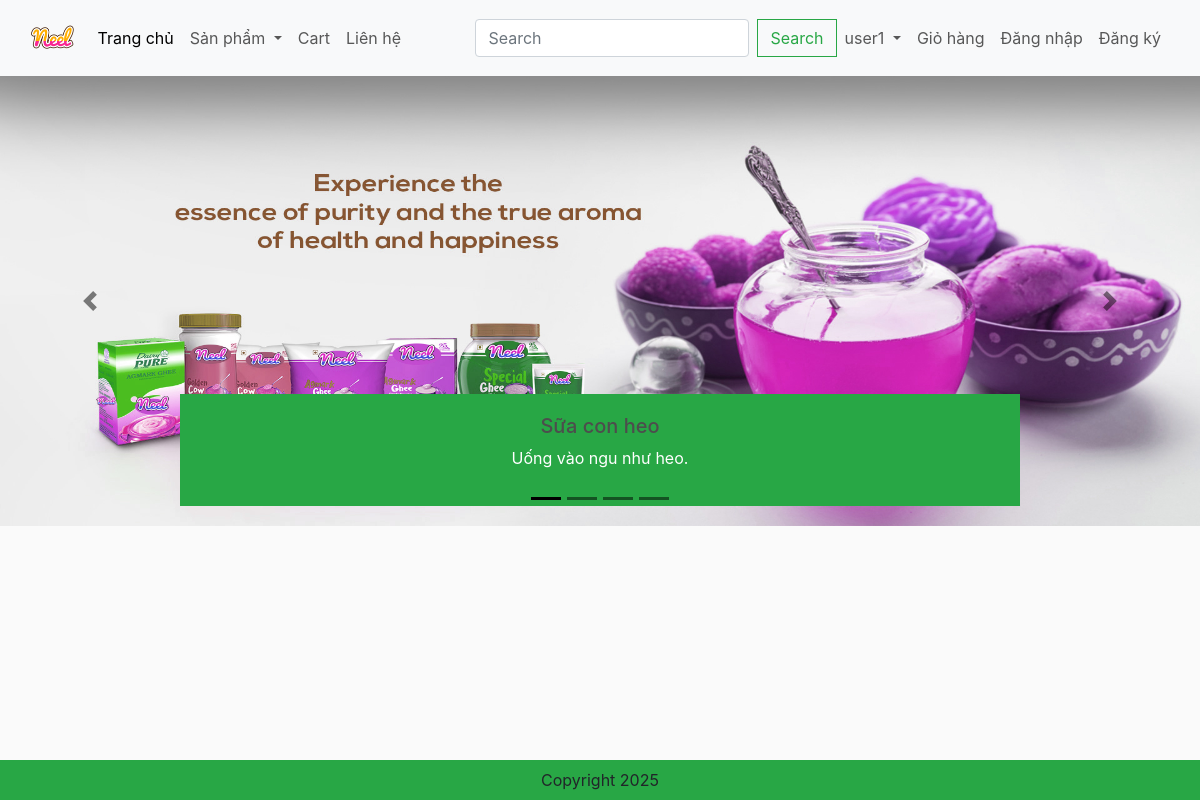
The app's page /, older data.
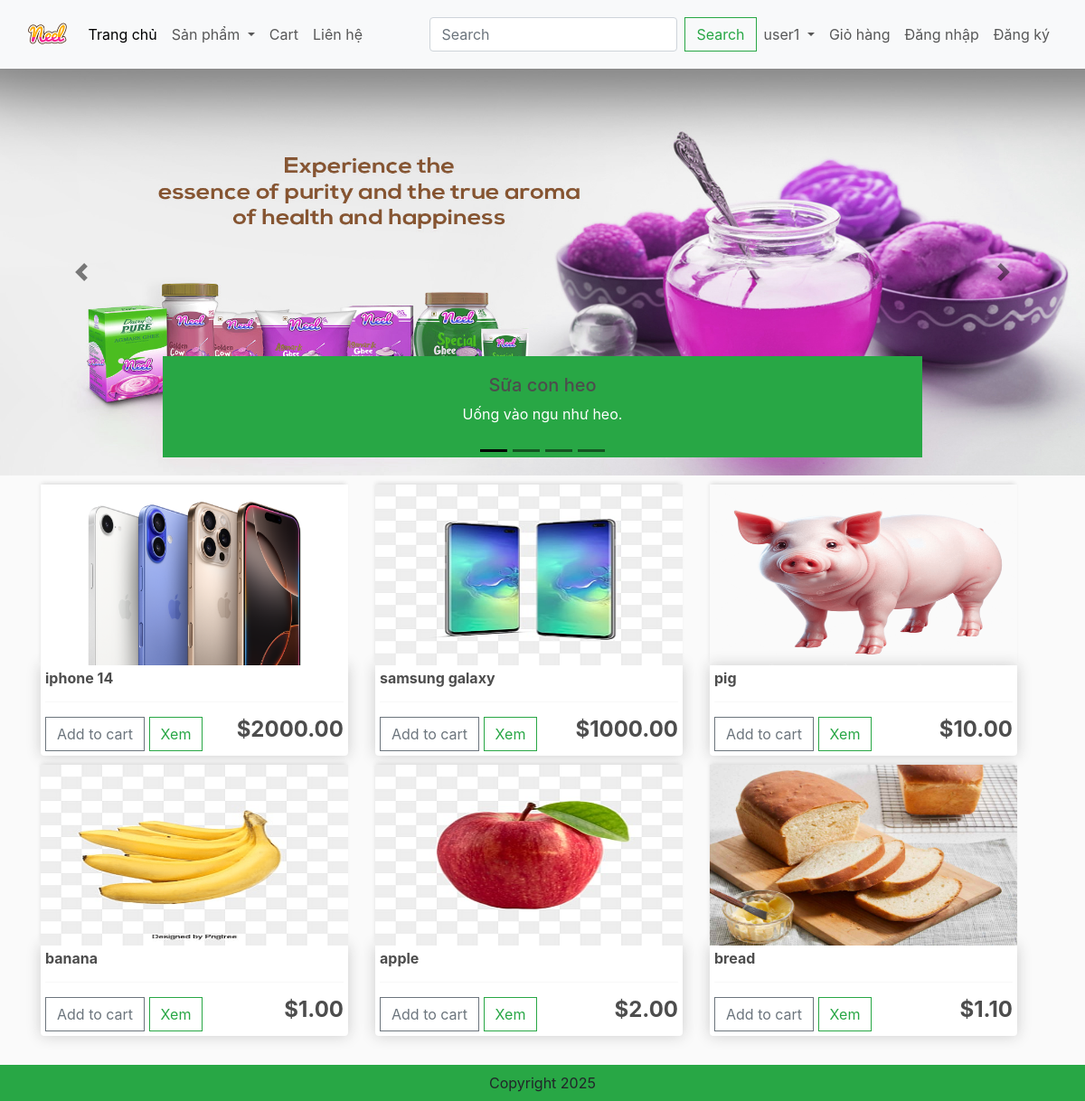
The same page, newer data.
### app/models.py (models this page shows, shortened)
class Product(models.Model):
    name = models.CharField(max_length=200,null=True)
    price = models.FloatField()
    digital = models.BooleanField(default=False,null=True,blank=False)
    image = models.ImageField(null=True,blank=True)
    @property
    def ImageURL(self):
        try:
            url = self.image.url
        except:
            url = ''
        return url

### app/views.py (the view)
# urls.py: path('', views.home, name="home"),
def home(request):
    products = Product.objects.all()
    context={'products': products}
    return render(request, 'app/home.html',context)

### app/templates/app/home.html (shortened to what this page needs)
{% extends "app/base.html" %}
{% load static %}
{% block banner_slider %}
    <div id="carouselExampleDark" class="carousel carousel-dark slide">
    <div class="carousel-indicators">
        <button type="button" data-bs-target="#carouselExampleDark" data-bs-slide-to="0" class="active" aria-current="true" aria-label="Slide 1"></button>
        <button type="button" data-bs-target="#carouselExampleDark" data-bs-slide-to="1" aria-label="Slide 2"></button>
        <button type="button" data-bs-target="#carouselExampleDark" data-bs-slide-to="2" aria-label="Slide 3"></button>
        <button type="button" data-bs-target="#carouselExampleDark" data-bs-slide-to="3" aria-label="Slide 4"></button>
    </div>
    <div class="carousel-inner">
        <div class="carousel-item active" data-bs-interval="10000">
        <img src="{% static 'app/images/banner/b1.jpg' %}" class="d-block w-100" alt="..." height='450'>
        <div class="carousel-caption d-none d-md-block bg-success text-white">
            <h5>Sữa con heo</h5>
            <p>Uống vào ngu như heo.</p>
        </div>
        </div>
    </div>
    <button class="carousel-control-prev" type="button" data-bs-target="#carouselExampleDark" data-bs-slide="prev">
        <span class="carousel-control-prev-icon" aria-hidden="true"></span>
    </button>
    <button class="carousel-control-next" type="button" data-bs-target="#carouselExampleDark" data-bs-slide="next">
        <span class="carousel-control-next-icon" aria-hidden="true"></span>
    </button>
    </div>
{% endblock banner_slider %}
{% block main-content %}
<div class="container">
    <div class="row" style="width:100%">
        {% for product in products %}
        <div class="col-lg-4 col-md-6 col-sm-12">
            <img class="thumbnail" src="{{product.ImageURL}}">
            <div class="box-element product">
                <h6><strong>{{product.name}}</strong></h6>
                <hr>
                <button data-product="{{ product.id }}" data-action="add" class="btn btn-outline-secondary add-btn update-cart">Add to cart</button>
                <a class="btn btn-outline-success" href="#">Xem</a>
                <h4 style="display: inline-block; float: right"><strong>${{product.price | floatformat:2}}</strong></h4>
            </div>
        </div>
        {% endfor %}
    </div>
</div>
<br /><br /><br />
{% endblock main-content %}

### app/templates/app/base.html (shortened to what this page needs)
{% load static %}
<!DOCTYPE html>
<html>
    <head>
        <link href="https://cdn.jsdelivr.net/npm/bootstrap@5.3.6/dist/css/bootstrap.min.css" rel="stylesheet">
        <link href-"{% static 'app/css/style.css' %}" rel="stylesheet"/>
        <link href-"{% static 'app/css/owl.carousel.min.css' %}" rel="stylesheet"/>
        <link href-"{% static 'app/css/all.min.css' %}" rel="stylesheet"/>
        <link rel="stylesheet" href="https://stackpath.bootstrapcdn.com/bootstrap/4.4.1/css/bootstrap.min.css">
        <link rel="stylesheet" type="text/css" href="{% static 'app/css/main.css' %}">
        <link rel="stylesheet" href="">
    </head>
    <body>
        <nav class="navbar navbar-expand-lg bg-body-tertiary">
            <div class="container-fluid">
                <a class="navbar-brand" href="{% url 'home' %}">
                    <img src=" {% static 'app/images/Neel.png' %} " with="50" height="50" />
                </a>
                <div class="collapse navbar-collapse" id="navbarSupportedContent">
                <ul class="navbar-nav me-auto mb-2 mb-lg-0">
                    <li class="nav-item">
                    <a class="nav-link active" aria-current="page" href="{% url 'home' %}">Trang chủ</a>
                    </li>
                    <li class="nav-item dropdown">
                    <a class="nav-link dropdown-toggle" href="#" role="button" data-bs-toggle="dropdown" aria-expanded="false">
                        Sản phẩm
                    </a>
                    </li>
                    <li class="nav-item">
                    <a class="nav-link" href="{% url 'cart' %}">Cart</a>
                    </li>
                    <li class="nav-item">
                    <a class="nav-link " href="#">Liên hệ</a>
                    </li>
                </ul>
                <form class="d-flex" role="search">
                    <input class="form-control me-2" type="search" placeholder="Search" aria-label="Search"/>
                    <button class="btn btn-outline-success" type="submit">Search</button>
                </form>
                </div>
                <ul class="navbar-nav me-auto mb-2 mb-lg-0">
                    <li class="nav-item dropdown">
                    <a class="nav-link dropdown-toggle" href="#" role="button" data-bs-toggle="dropdown" aria-expanded="false">
                        user1
                    </a>
                    </li>
                    <li class="nav-item">
                        <a class="nav-link" href="{% url 'cart' %}">Giỏ hàng</a>
                    </li>
                    <li class="nav-item">
                        <a class="nav-link" href="#">Đăng nhập</a>
                    </li>
                    <li class="nav-item">
                        <a class="nav-link" href="#">Đăng ký</a>
                    </li>
                </ul>
            </div>
        </nav>
        {% block banner_slider %}{% endblock banner_slider %}
        {% block main-content %} {% endblock main-content %}
        <Footer class="container--fluid bg-success text-center fixed-bottom p-2 mt-5">
                Copyright 2025
        </footer>
    </body>
</html>

### app/static/app/css/main.css (style rules this page uses)
body { background-color: hsl(0, 0%, 98%); }
h1,h2,h3,h4,h5,h6 { color:hsl(0, 0%, 30%); }
.box-element { box-shadow:hsl(0, 0%, 80%) 0 0 16px; background-color: #fff; border-radius: 4px; padding: 5px; }
.thumbnail { width: 100%; height:200px; -webkit-box-shadow: -1px -3px 5px -2px rgba(214,214,214,1); -moz-box-shadow: -1px -3px 5px -2px rgba(214,214,214,1); box-shadow: -1px -3px 5px -2px rgba(214,214,214,1); }
.product { border-radius: 0 0 4px 4px; }
.col-lg-3, .col-lg-4, .col-lg-6, .col-lg-8, .col-lg-12 { margin-top: 10px; }
.btn { border-radius: 0; }

Row changes from the older to the newer data that the page shows:
added Product: ImageURL (picture), name "iphone 14", price "2000.00"
added Product: ImageURL (picture), name "samsung galaxy", price "1000.00"
added Product: ImageURL (picture), name "pig", price "10.00"
added Product: ImageURL (picture), name "banana", price "1.00"
added Product: ImageURL (picture), name "apple", price "2.00"
added Product: ImageURL (picture), name "bread", price "1.10"
